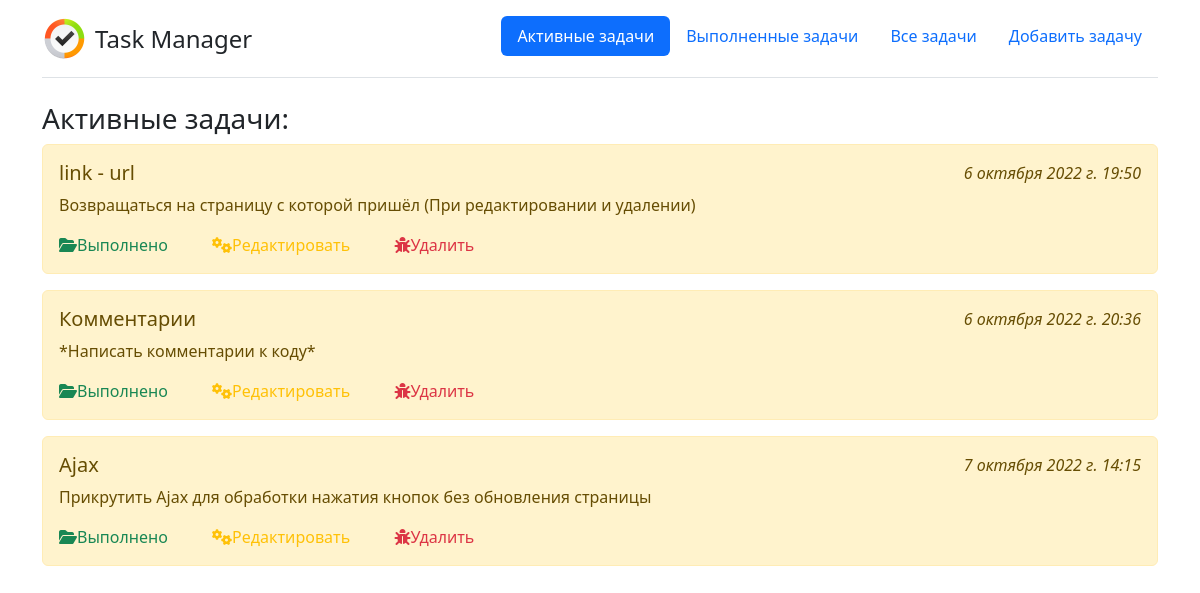
The page / on the database its author committed.
### Main/models.py (models this page shows, shortened)
class Task(models.Model):
    title = models.CharField(max_length=255, verbose_name='Название')
    task = models.TextField(verbose_name='Задача')
    time_create = models.DateTimeField(auto_now_add=True, verbose_name='Время создания')
    time_update = models.DateTimeField(auto_now=True, verbose_name='Время обновления')
    done = models.BooleanField(default=False, verbose_name='Статус')
    class Meta:
        verbose_name = 'Задача'
        verbose_name_plural = 'Задачи'

### Main/views.py (the view)
# urls.py: path('', ActiveTask.as_view(), name='activeTask'),
class ActiveTask(ListView):
    model = Task
    template_name = 'Main/index.html'
    extra_context = {'title': 'Активные задачи'}
    context_object_name = 'tasks'
    def get_queryset(self):
        return Task.objects.filter(done=False).order_by('time_update')

### Main/templates/Main/index.html
{% extends 'Main/base.html' %}
{% block body %}
  {% if title == 'Активные задачи' %}
    <h3>Активные задачи:</h3>
  {% elif title == 'Выполненные задачи' %}
    <h3>Выполненные задачи:</h3>
  {% elif title == 'Все задачи' %}
    <h3>Все задачи:</h3>
  {% endif %}
 {% if tasks %}
    {% for el in tasks %}
      {% if el.done %}
        <div class="alert alert-success mt-2">
      {% else %}
        <div class="alert alert-warning mt-2">
      {% endif %}
      <div class="hidd">
        <h5 class="position_left">{{ el.title |linebreaksbr }}</h5>
        <i class="position_right">{{ el.time_update }}</i>
      </div>
      <p>{{ el.task |linebreaksbr }}</p>
      {% if el.done == False %}
        <a href="{% url 'readyTask' el.pk %}" class="text-success" id="marg"><i class="fa-solid fa-folder-open"></i>Выполнено</a>
      {% else %}
        <a href="{% url 'activateTask' el.pk %}" class="text-primary" id="marg2"><i class="fa-solid fa-code-pull-request"></i>Активировать</a>
      {% endif %}
        <a href="{% url 'updateTask' el.pk %}" class="text-warning" id="marg3"><i class="fa-solid fa-gears"></i>Редактировать</a>
        <a href="{% url 'deleteTask' el.pk %}" class="text-danger"><i class="fa-solid fa-bug"></i>Удалить</a>
    </div>
    {% endfor %}
 {% else %}
   <h4 class="text-danger">Отсутствуют</h4>
   {% if page != 'Выполненные задачи' %}
     <a href="{% url 'addTask' %}">Добавить задачу</a>
   {% endif %}
 {% endif %}
{% endblock %}

### Main/static/Main/css/style.css (style rules this page uses)
a { text-decoration: none; }
.position_left { float: left; }
.position_right { float: right; }
.hidd { overflow: hidden; }
#marg { margin-right: 40px; }
#marg3 { margin-right: 40px; }

### rows shown on the page
Task: title "link - url", time_update "6 октября 2022 г. 19:50", task "Возвращаться на страницу с которой пришёл (При редактировании и удалении)", done False (drawn)
Task: title "Комментарии", time_update "6 октября 2022 г. 20:36", task "*Написать комментарии к коду*", done False (drawn)
Task: title "Ajax", time_update "7 октября 2022 г. 14:15", task "Прикрутить Ajax для обработки нажатия кнопок без обновления страницы", done False (drawn)
